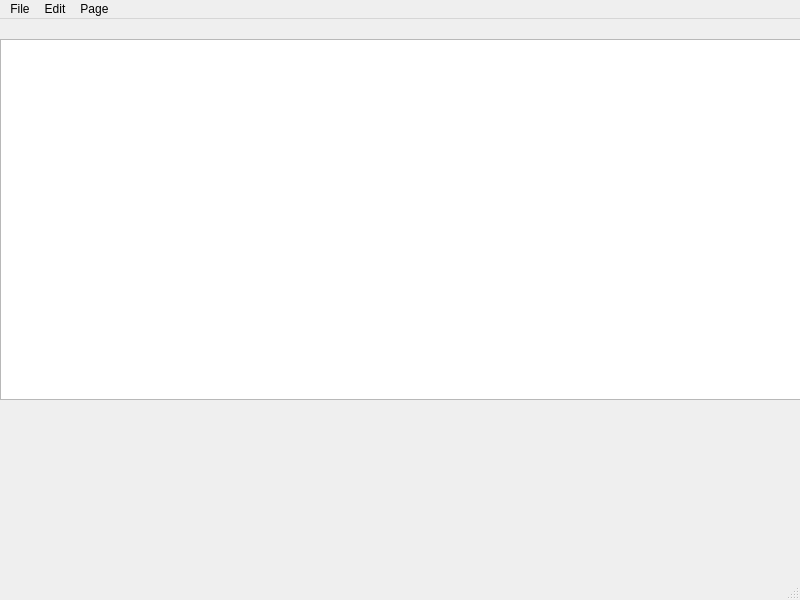
<?xml version="1.0" encoding="UTF-8"?>
<ui version="4.0">
 <class>TextEditor</class>
 <widget class="QMainWindow" name="TextEditor">
  <property name="geometry">
   <rect>
    <x>0</x>
    <y>0</y>
    <width>800</width>
    <height>600</height>
   </rect>
  </property>
  <property name="windowTitle">
   <string>TextEditor</string>
  </property>
  <widget class="QWidget" name="centralwidget">
   <widget class="QWidget" name="verticalLayoutWidget">
    <property name="geometry">
     <rect>
      <x>0</x>
      <y>20</y>
      <width>801</width>
      <height>361</height>
     </rect>
    </property>
    <layout class="QVBoxLayout" name="verticalLayout">
     <item>
      <widget class="QPlainTextEdit" name="plainTextEdit"/>
     </item>
    </layout>
   </widget>
  </widget>
  <widget class="QMenuBar" name="menubar">
   <property name="geometry">
    <rect>
     <x>0</x>
     <y>0</y>
     <width>800</width>
     <height>21</height>
    </rect>
   </property>
   <widget class="QMenu" name="menuFile">
    <property name="title">
     <string>File</string>
    </property>
    <addaction name="actionNew"/>
    <addaction name="actionOpen"/>
    <addaction name="actionSave"/>
   </widget>
   <widget class="QMenu" name="menuEdit">
    <property name="title">
     <string>Edit</string>
    </property>
    <addaction name="actionUndo"/>
    <addaction name="actionRedo"/>
    <addaction name="separator"/>
    <addaction name="actionCut"/>
    <addaction name="actionCopy"/>
    <addaction name="actionPaste"/>
    <addaction name="separator"/>
    <addaction name="actionFormat"/>
   </widget>
   <widget class="QMenu" name="menuPage">
    <property name="title">
     <string>Page</string>
    </property>
    <widget class="QMenu" name="menuLine">
     <property name="title">
      <string>Line</string>
     </property>
     <addaction name="actionLine_swap"/>
    </widget>
    <addaction name="menuLine"/>
   </widget>
   <addaction name="menuFile"/>
   <addaction name="menuEdit"/>
   <addaction name="menuPage"/>
  </widget>
  <widget class="QStatusBar" name="statusbar"/>
  <action name="actionNew">
   <property name="text">
    <string>New</string>
   </property>
  </action>
  <action name="actionOpen">
   <property name="text">
    <string>Open</string>
   </property>
  </action>
  <action name="actionSave">
   <property name="text">
    <string>Save</string>
   </property>
  </action>
  <action name="actionUndo">
   <property name="text">
    <string>Undo</string>
   </property>
  </action>
  <action name="actionRedo">
   <property name="text">
    <string>Redo</string>
   </property>
  </action>
  <action name="actionCut">
   <property name="text">
    <string>Cut</string>
   </property>
  </action>
  <action name="actionCopy">
   <property name="text">
    <string>Copy</string>
   </property>
  </action>
  <action name="actionPaste">
   <property name="text">
    <string>Paste</string>
   </property>
  </action>
  <action name="actionLine_swap">
   <property name="text">
    <string>Line swap</string>
   </property>
  </action>
  <action name="actionFormat">
   <property name="text">
    <string>Format</string>
   </property>
  </action>
 </widget>
 <resources/>
 <connections/>
</ui>
